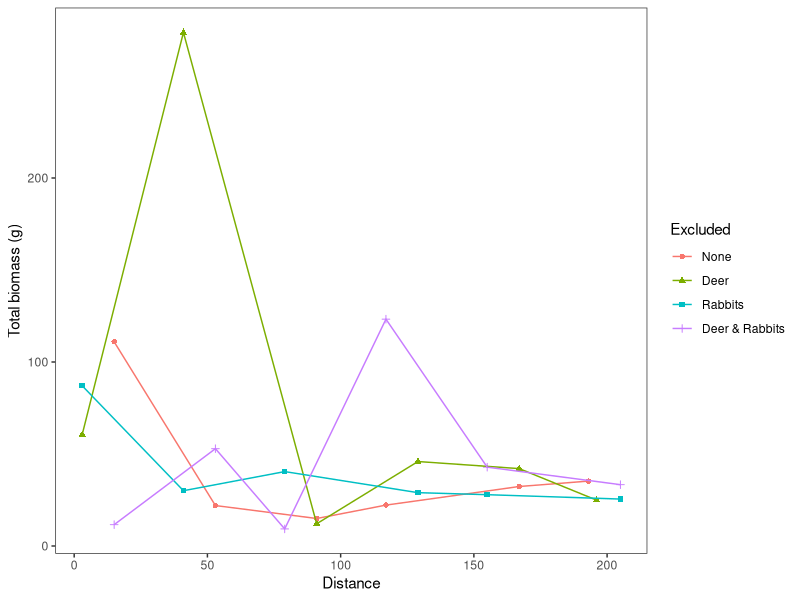

Generate this figure with R: (Note: this script raises an error after producing the figure.)
rm(list = ls())

library(tidyverse)

sp_info <- read_csv('data/species_info.csv')
biomass <- readxl::read_xls('data/Bodega biomass 2010 v3.xls')

biomass <- 
  biomass %>% 
  gather( species, biomass , c(`total biomass`:aica)) 

tbio <- 
  biomass %>% 
  filter( species == 'total biomass')

tbio$Excluded <- factor(tbio$`Treat Combo`, labels = c('None', 'Deer', 'Rabbits', 'Deer & Rabbits'))

gg_biomass <- 
  tbio %>% 
  ggplot(aes( x = Distance, y = biomass , color = Excluded, shape = Excluded)) + 
  geom_point() + 
  geom_line() + 
  theme_bw() + 
  theme(panel.grid = element_blank()) + 
  ylab( 'Total biomass (g)')

ggsave(gg_biomass, filename = 'figures/total_biomass_on_gradient.png', width = 5, height = 3 )

mod1 <- lm(data = tbio, log( biomass) ~ Distance)
summary(mod1)  

drop1(mod1, test = 'Chisq')

mod2 <- lm(data = tbio, log(biomass) ~ Distance + Jackrabbits + Deer + Jackrabbits*Deer)
summary(mod2)

drop1(mod2, test = 'Chisq')


unique( biomass$species )
biomass %>% 
  group_by( Distance, `Treat Combo`) %>% 
  summarise( total = biomass[species == 'total biomass'] , 
             total2 = sum(biomass[species != 'total biomass'], na.rm = T), 
             mix =  sum(biomass[species == 'mixture'], na.rm = T)) %>% 
  mutate( nmix = total - mix)

biomass %>% 
  filter( species == 'mixture' ) %>% 
  ggplot(aes( x = Distance, y = biomass , color = `Treat Combo`)) + 
  geom_point() + 
  geom_line() + 
  geom_smooth(aes( group = 1), method = 'lm', se = F, col = 'gray', linetype = 2)
 


